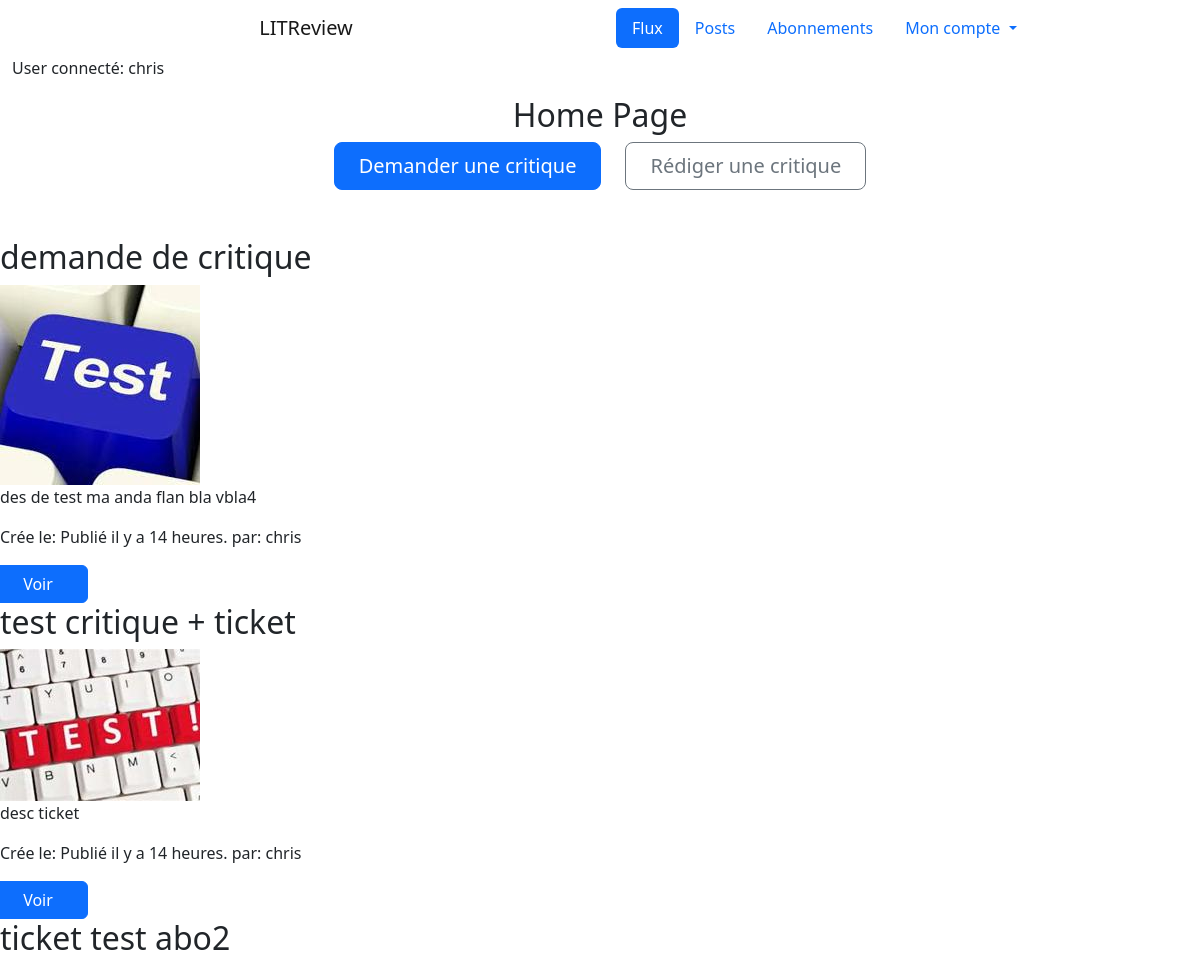
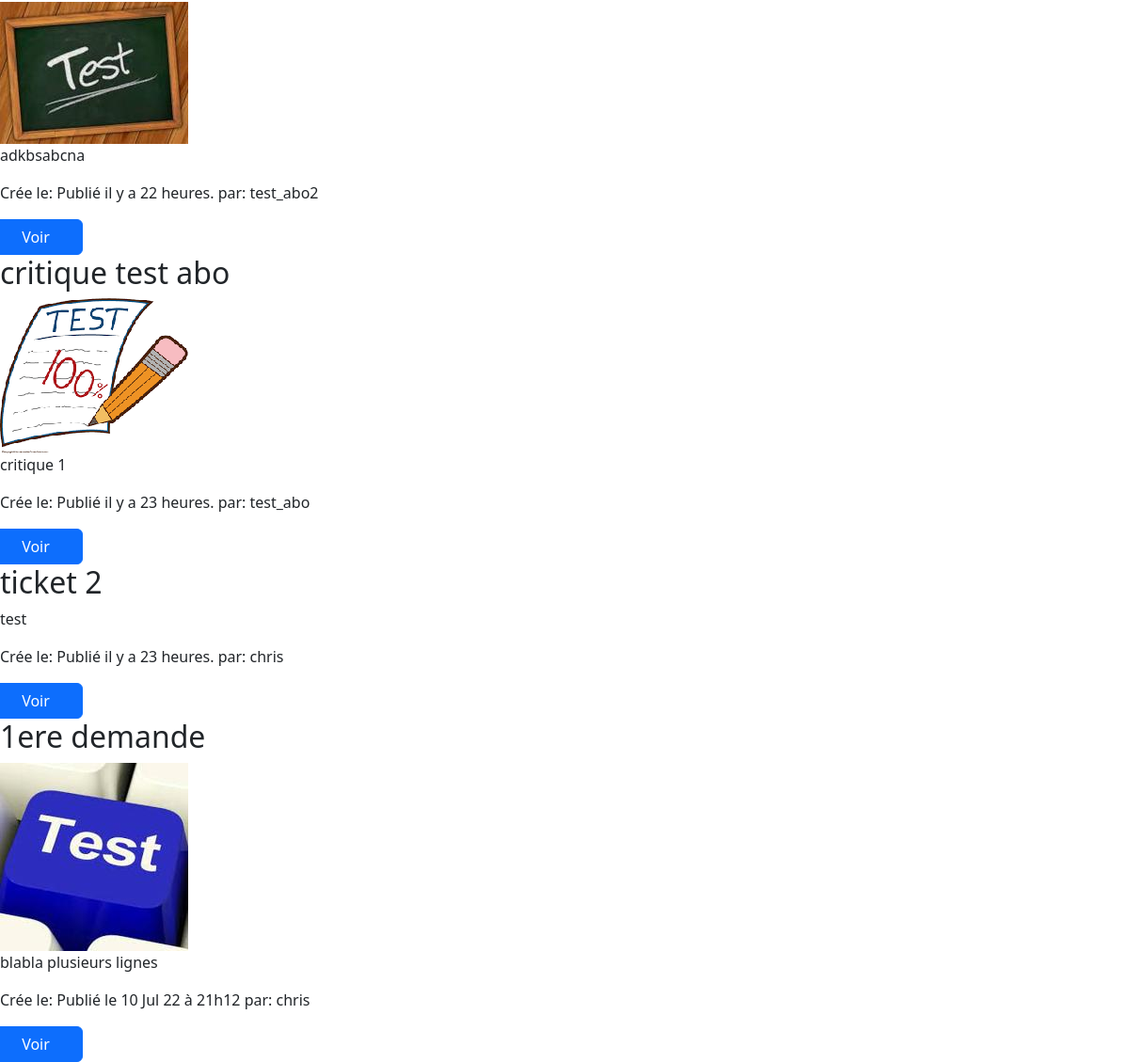
Page /feed/ (signed in) on the committed database (2 pictures, top to bottom).
### authentication/models.py (models this page shows)
class User(AbstractUser):
    follows = models.ManyToManyField(
        'self',
        symmetrical=False,
        verbose_name='abonnement',
        through='UserFollows',
        related_name='followed_users'
    )

### reviews/models.py (models this page shows, shortened)
class Ticket(models.Model):
    title = models.fields.CharField(max_length=128)
    description = models.fields.TextField(max_length=2048, blank=True)
    image = models.ImageField(null=True, blank=True)
    time_created = models.DateTimeField(auto_now_add=True)
    last_edited = models.DateTimeField(auto_now_add=True, null=True)
    user = models.ForeignKey(settings.AUTH_USER_MODEL, null=True, on_delete=models.CASCADE)
    IMAGE_MAX_SIZE = (200, 200)

### reviews/views.py (the view)
# urls.py: path('feed/', reviews.views.feed, name='feed')
@login_required
def feed(request):
    tickets = models.Ticket.objects.filter(
        Q(user__in=request.user.follows.all()) | Q(user=request.user))
    reviews = models.Review.objects.filter(
        user__in=request.user.follows.all()).exclude(
        ticket__in=tickets
    )
    posts = sorted(
        chain(tickets, reviews),
        key=lambda instance: instance.time_created,
        reverse=True
    )
    return render(request, 'reviews/feed.html', {'posts': posts})

### reviews/templatetags/review_tag.py (called while the page is built)
@register.filter
def model_type(value):
    return type(value).__name__

@register.filter
def get_posted_at_display(posted_at):
    seconds_ago = (timezone.now() - posted_at).total_seconds()
    if seconds_ago <= HOUR:
        return f'Publié il y a {int(seconds_ago // MINUTE)} minutes.'
    elif seconds_ago <= DAY:
        return f'Publié il y a {int(seconds_ago // HOUR)} heures.'
    return f'Publié le {posted_at.strftime("%d %b %y à %Hh%M")}'

### reviews/templates/reviews/feed.html
{% extends 'base.html' %}
{% load review_tag %}
{% block content %}
    <div class="row text-center">
        <h2>Home Page</h2>
    </div>
    <div class="d-grid gap-2 d-sm-flex justify-content-sm-center mb-5">
        <a type="button" class="btn btn-primary btn-lg px-4 me-sm-3"
                href="{% url 'ticket' %}">Demander une critique</a>
        <a type="button" class="btn btn-outline-secondary btn-lg px-4"
                href="{% url 'review_ticket' %}">Rédiger une critique</a>
    </div>
    <div class="grid-container">
        {% for instance in posts %}
            {% if instance|model_type == 'Ticket' %}
                {% include 'reviews/partials/ticket_snippet.html' with ticket=instance %}
            {% elif instance|model_type == 'Review' %}
                {% include 'reviews/partials/review_snippet.html' with review=instance %}
            {% endif %}
        {% endfor %}
    </div>
{% endblock content %}

### templates/base.html (shortened to what this page needs)
<html>
    <head>
        <link href="https://cdn.jsdelivr.net/npm/bootstrap@5.2.0-beta1/dist/css/bootstrap.min.css"
              rel="stylesheet"
>
    </head>
    <body>
    <div class="container-fluid">
        <div class="row">
            <header>
                <nav class="navbar-expand navbar">
                    <a class="navbar-brand col col-6 text-center" href="{% url 'home' %}">LITReview</a>
                    <div class="collapse navbar-collapse col flex-content-right" id="navbarSupportedContent">
                        <ul class="nav nav-pills flex-column flex-md-row">
                          <li class="nav-item">
                            <a class="nav-link active" aria-current="page" href="{% url 'feed' %}">Flux</a>
                          </li>
                          <li class="nav-item"><a class="nav-link" href="#">Posts</a></li>
                          <li class="nav-item"><a class="nav-link" href="{% url 'follow_users' %}">Abonnements</a></li>
                          <li class="nav-item dropdown">
                              <a class="nav-link dropdown-toggle" href="#" id="navbarDropdownMenuLink" role="button"
                                 data-bs-toggle="dropdown" aria-expanded="false">
                                Mon compte
                              </a>
                          </li>
                        </ul>
                    </div>
                </nav>
                {% if request.user.is_authenticated %}
                    <p>User connecté: {{ request.user.username }}</p>
                {% endif %}
            </header>
        </div>
    </div>
        {% block content %}
        {% endblock content %}
    </body>
</html>

### reviews/templates/reviews/partials/ticket_snippet.html
{% load review_tag %}
<div class="row">
    <h2>{{ ticket.title }}</h2>
    {% if ticket.image %}
    <div class="col">
        <img src="{{ ticket.image.url }}">
    </div>
    {% endif %}
    <p>{{ ticket.description }}</p>
    <p>Crée le: {{ ticket.time_created|get_posted_at_display }}
        par: {{ ticket.user}}</p>
    <div class="row">
        <a class="btn btn-primary col-1" href="{% url 'view_ticket' ticket.id %}">Voir</a>
    </div>
</div>

### rows in the picture
User: user.username "chris"
Ticket: title "demande de critique", image (picture), description "des de test ma anda flan bla vbla4", time_created|get_posted_at_display "Publié il y a 14 heures.", user "chris"
Ticket: title "test critique + ticket", image (picture), description "desc ticket", time_created|get_posted_at_display "Publié il y a 14 heures.", user "chris"
Ticket: title "ticket test abo2", image (picture), description "adkbsabcna", time_created|get_posted_at_display "Publié il y a 22 heures.", user "test_abo2"
Ticket: title "critique test abo", image (picture), description "critique 1", time_created|get_posted_at_display "Publié il y a 23 heures.", user "test_abo"
Ticket: title "ticket 2", description "test", time_created|get_posted_at_display "Publié il y a 23 heures.", user "chris"
Ticket: title "1ere demande", image (picture), description "blabla plusieurs lignes", time_created|get_posted_at_display "Publié le 10 Jul 22 à 21h12", user "chris"
